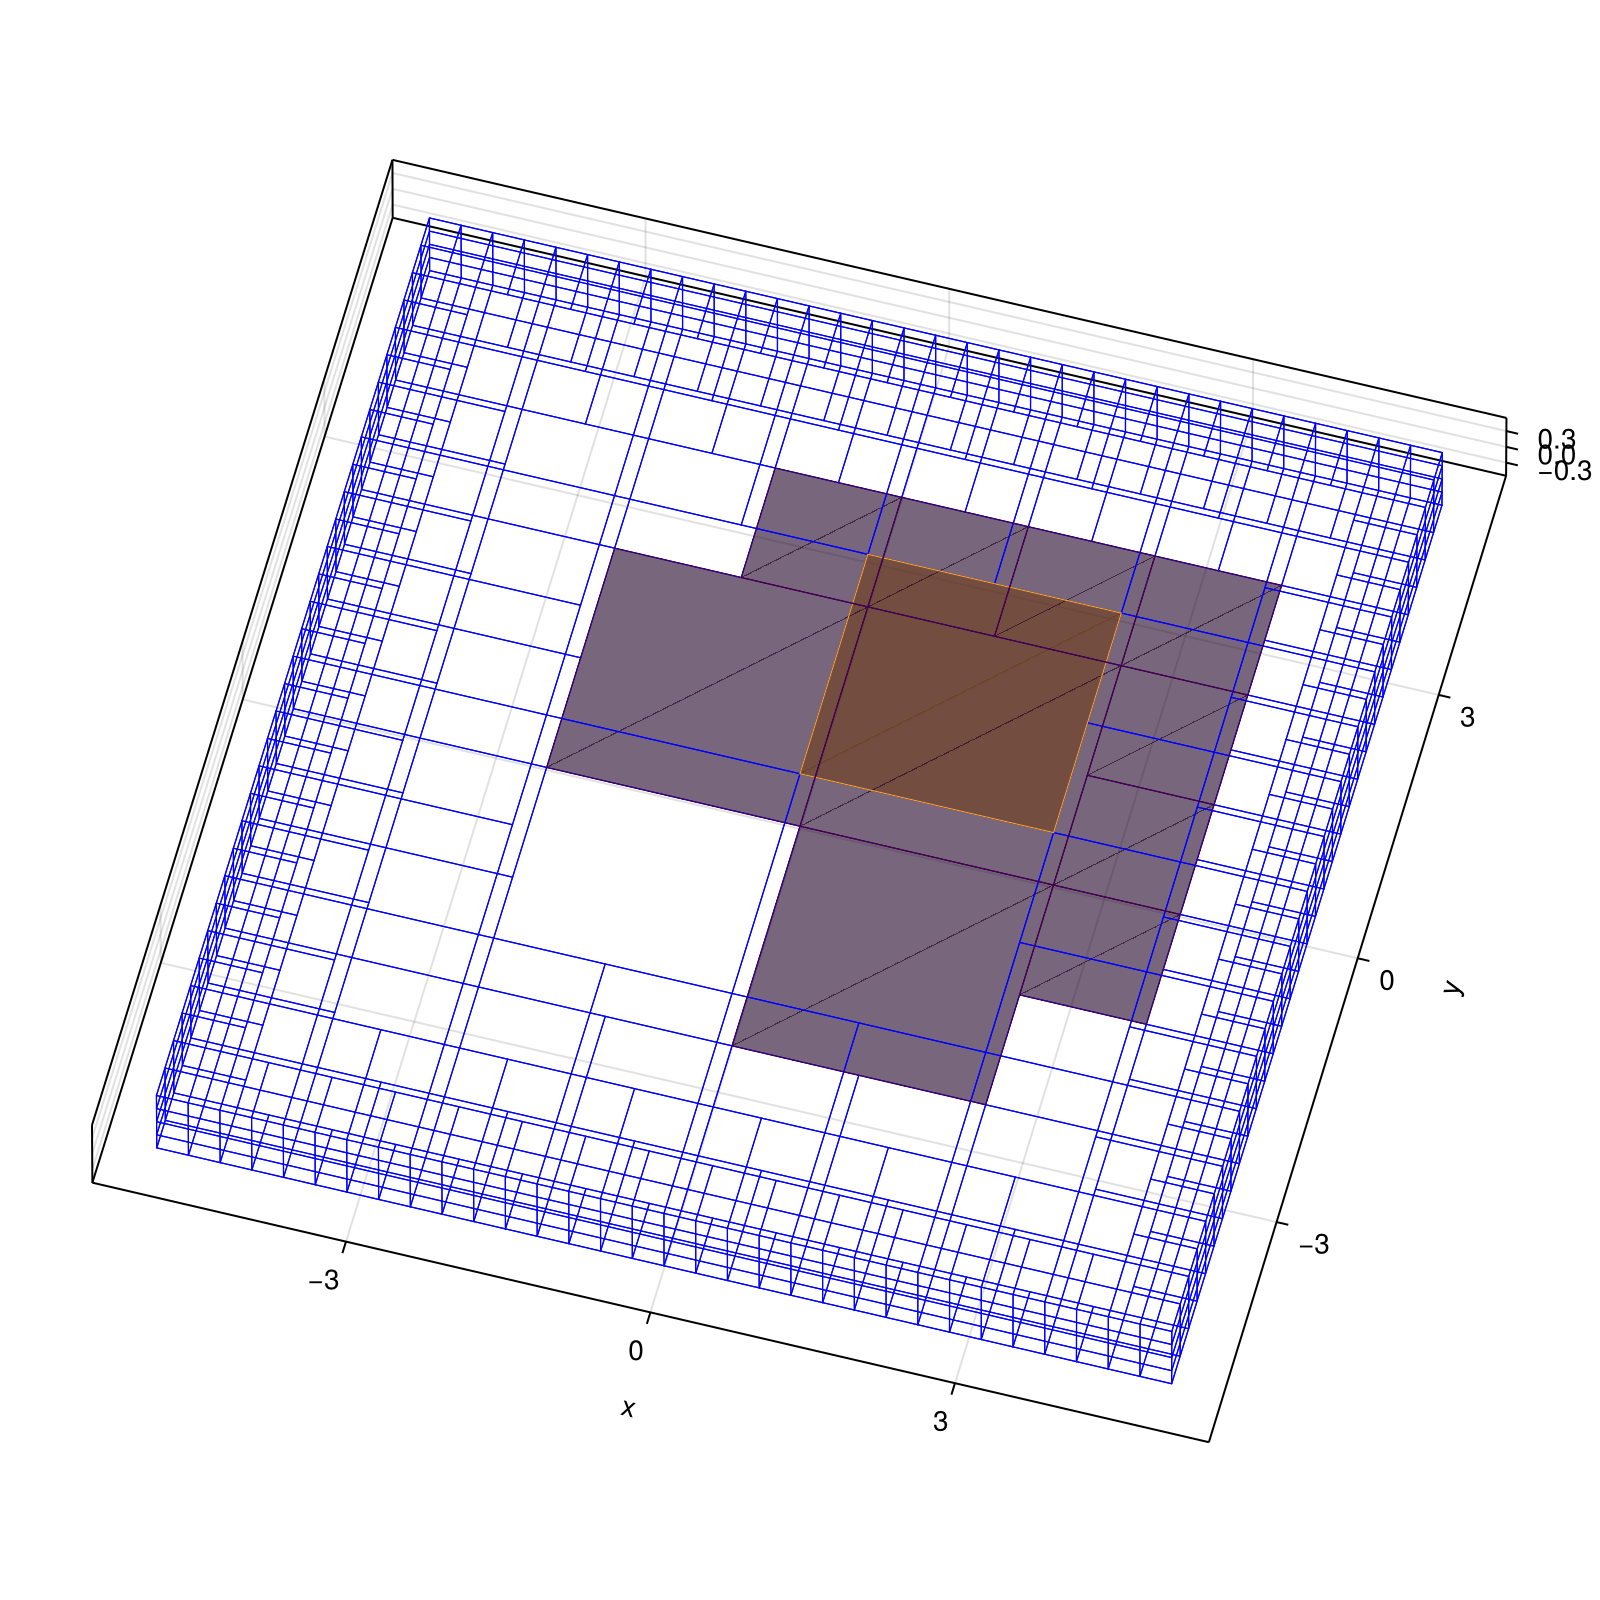

Write Julia code to recreate this figure.
using BoundaryIntegral
using BoundaryIntegral: build_neighbor_list, AbstractPanel, DielectricInterface
using LinearAlgebra
using CairoMakie

Lx, Ly, Lz = 10.0, 10.0, 1.0
n_quad = 6
l_ec = 0.5
eps_in, eps_out = 2.0, 1.0

interface = single_dielectric_box3d(Lx, Ly, Lz, n_quad, l_ec, eps_in, eps_out)
n_panels = length(interface.panels)
println("panels: ", n_panels)

max_order = 30
atol = 1e-6
neighbor_list = build_neighbor_list(interface, max_order, atol, true, true)
println("neighbor pairs total: ", length(neighbor_list))

panel_size(p) = norm(p.corners[2] .- p.corners[1]) * norm(p.corners[3] .- p.corners[2])

groups = [Int[] for _ in 1:n_panels]
for ((i, j), ord) in neighbor_list
    push!(groups[i], ord)
end

# Pick a "large" interior panel (max area, not on edge).
non_edge = [i for (i, p) in enumerate(interface.panels) if !p.is_edge]
sizes = [panel_size(interface.panels[i]) for i in non_edge]
panel_large = non_edge[argmax(sizes)]

println("large interior -> panel #", panel_large,
        "  size=", round(panel_size(interface.panels[panel_large]); digits=3),
        "  #neighbors=", length(groups[panel_large]),
        "  orders=", sort!(unique(groups[panel_large])))

all_orders = collect(values(neighbor_list))
shared_cr = (Float32(minimum(all_orders)), Float32(maximum(all_orders)))

fig = viz_3d(
    interface;
    highlight_panel = panel_large,
    neighbor_list = neighbor_list,
    show_points = false,
    fill_alpha = 0.6,
    neighbor_colorrange = shared_cr,
    add_neighbor_colorbar = false,
    size = (800, 800),
)
ax = fig.content[1]
ax.azimuth = -π/2 + deg2rad(15)
ax.elevation = deg2rad(60)

out = joinpath(@__DIR__, "highlight_neighbors_demo.png")
save(out, fig)
println("saved: ", out)
